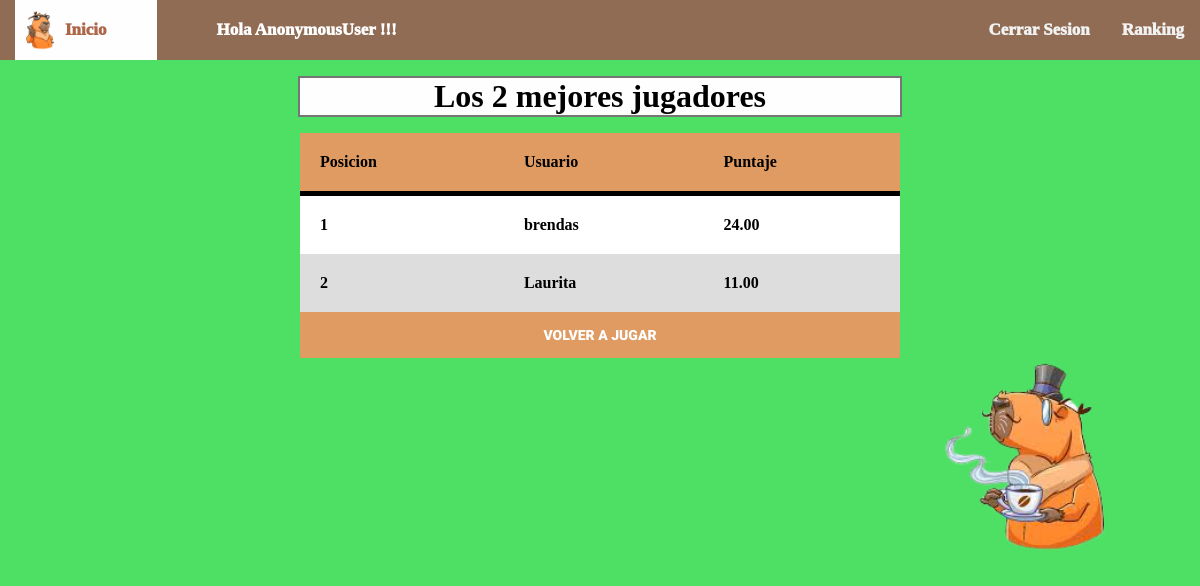
/tablero/, run on an earlier commit of the app's database.
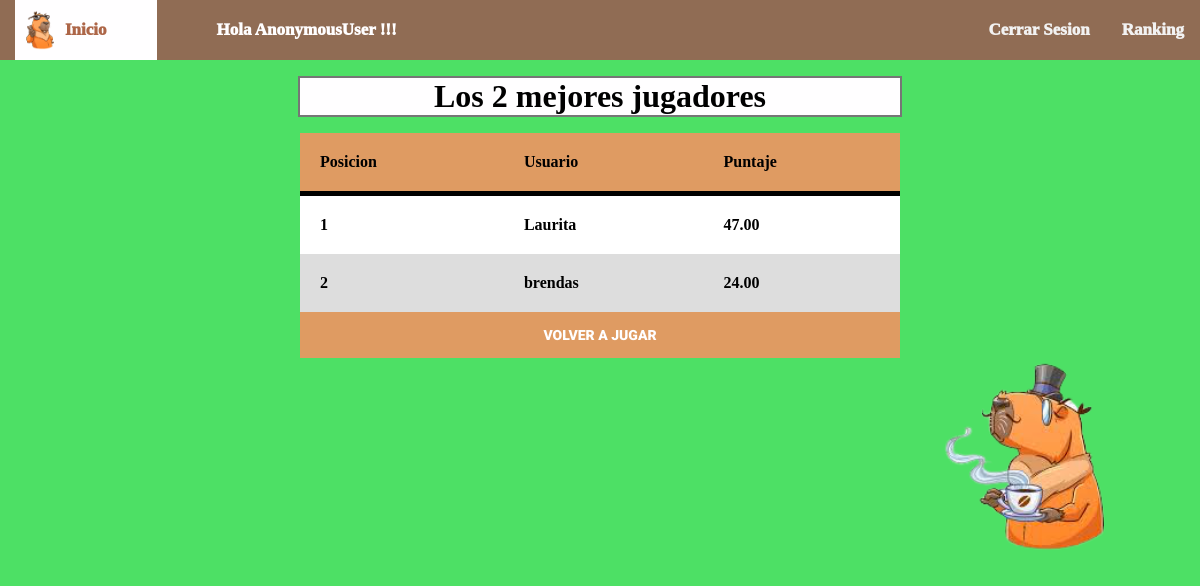
And on a later commit of the database.
### Quiz1/models.py (models this page shows, shortened)
class QuizUsuario(models.Model):
	usuario = models.OneToOneField(User, on_delete=models.CASCADE)
	puntaje_total = models.DecimalField(verbose_name='Puntaje Total', default=0, decimal_places=2, max_digits=10)

### Quiz1/views.py (the view)
# urls.py: path('tablero/',tablero, name='tablero'),
def tablero(request):
	total_usaurios_quiz = QuizUsuario.objects.order_by('-puntaje_total')[:5]
	contador = total_usaurios_quiz.count()
	context = {
		'usuario_quiz':total_usaurios_quiz,
		'contar_user':contador
	}
	return render(request, 'play/tablero.html', context)

### template/play/tablero.html (shortened to what this page needs)
<!DOCTYPE html>
<html lang="es">
<head>
    <link rel="stylesheet" href="{% static 'css/styleTablero.css' %}">
</head>
<body>
    <header>
        <nav class="menu">
            <a href="/logout_vista/" class="active"> <img src="{% static 'css/Carpi2.png' %}" class="caprincho"/>Inicio</a>
            <a href="#" class="user">Hola {{user}} !!!</a>
            <a href="/tablero/" class="direcciones">Ranking</a>
            <a href="/logout_vista/" class="direcciones">Cerrar Sesion</a>
        </nav>
      </header>
    <h1>
        <span class="info">
            Los {{contar_user}} mejores jugadores
        </span>
    </h1>
{% block contenido %}
<div id="main-container">
    <table>
        <thead>
            <tr>
                <th>Posicion</th>
                <th>Usuario</th>
                <th>Puntaje</th>
            </tr>
        </thead>
        <tbody>
            {% for user_quiz in usuario_quiz %}
                <tr>
                    <th>{{forloop.counter}}</th>
                    <th>{{user_quiz.usuario.username}}</th>
                    <th>{{user_quiz.puntaje_total}}</th>
                </tr>
            {% endfor %}
        </tbody>
    </table>
    <div class="botones_finales">
        <a href="/niveles/">
            <button id="start" class="btn-success">
                Volver a Jugar
            </button>
        </a>
    </div>
    <img src="{% static 'css/Carpi3.jpg' %}" width="340" height="200"/>
</div>
{% endblock %}
</body>
</html>

What changed in the data, as far as the page shows it:
changed QuizUsuario "Laurita": puntaje_total "11.00" → "47.00"; moves up the list
